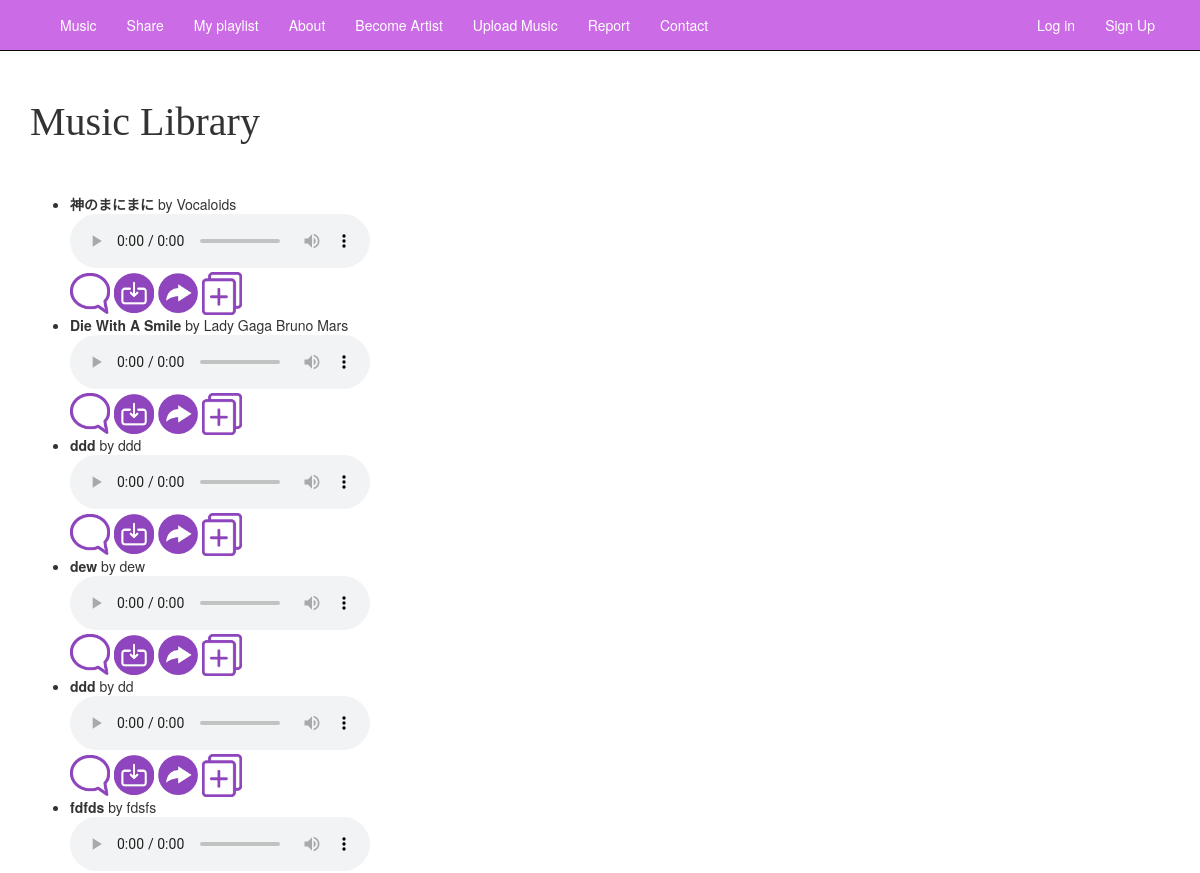
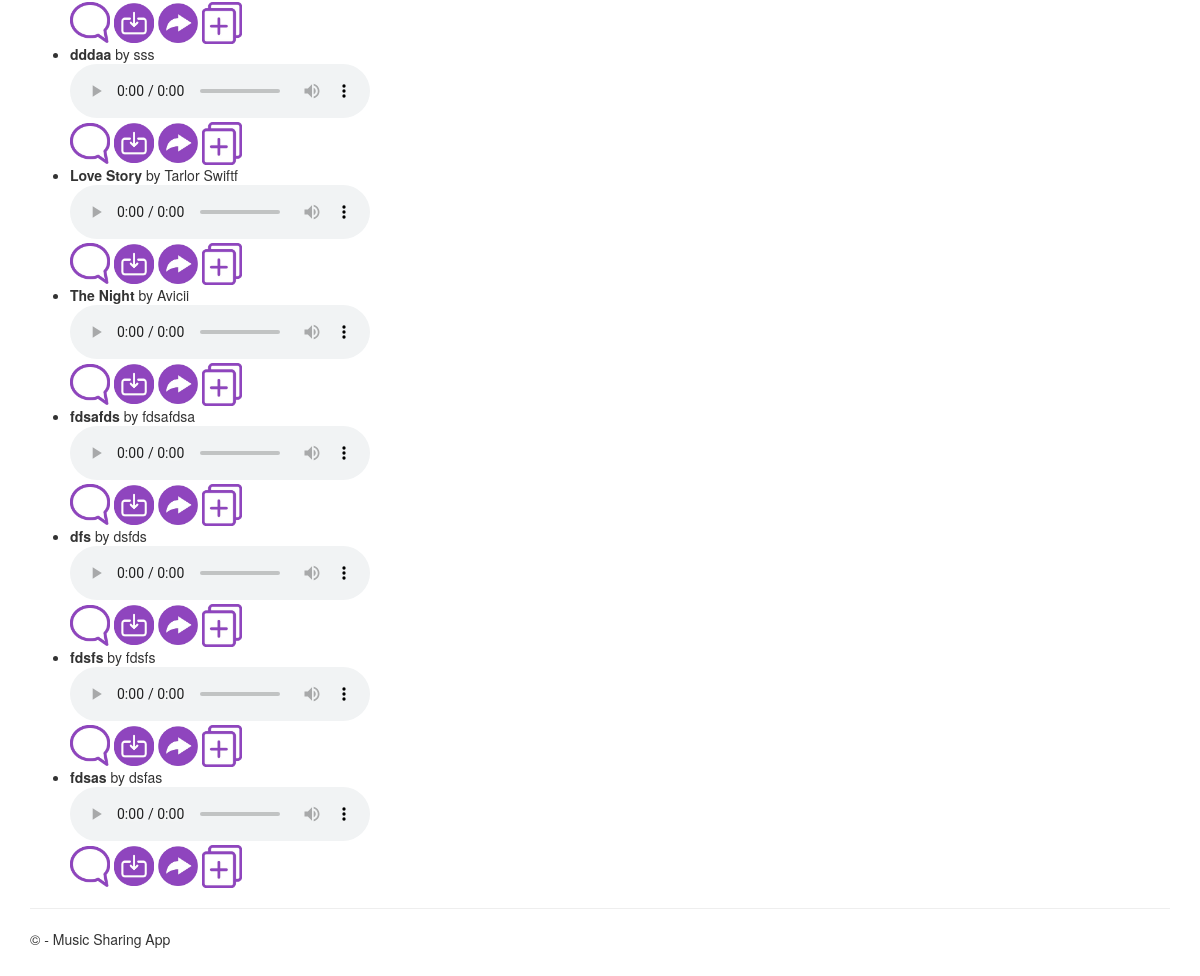
The app's page /music/ with its own data (2 pictures, top to bottom).
### app/models.py (models this page shows, shortened)
class UploadedMusic(models.Model):
    title = models.CharField(max_length=255)
    artist = models.CharField(max_length=255)
    description = models.TextField(max_length=600)
    publication_date = models.DateField()
    music_file = models.FileField(upload_to = 'music/', null = True, blank = True)
    class Meta:
        db_table ='UploadedMusic'

### app/views.py (the view)
# urls.py: path('music/', views.music_list, name='music_list'),
def music_list(request):
    music_files = UploadedMusic.objects.all()
    return render(request, 'app/music_list.html', {'music_files': music_files})

### app/templates/app/music_list.html (shortened to what this page needs)
{% extends "app/layout.html" %}
{% block content %}
{% load static %}
<h2>Music Library</h2>
<ul>
    {% for music in music_files %}
    <li>
        <strong>{{ music.title }}</strong> by {{ music.artist }}
        <br>
        <audio controls>
            <source src="{{ music.music_file.url }}" type="audio/mpeg">
        </audio>
        <br>
        <a href="{% url 'put_comment' music.id %}">
            <img src="{% static 'app/images/comment.png' %}" alt="Comment" width="40">
        </a>
        <a href="{{ music.music_file.url }}" download="{{ music.title }}.mp3">
            <img src="{% static 'app/images/download.png' %}" alt="Download" width="40">
        </a>
        <a href="{% url 'share_music' music.id %}">
            <img src="{% static 'app/images/share.png' %}" alt="Share" width="40">
        </a>
        <a href="{% url 'add_to_playlist' music.id %}">
            <img src="{% static 'app/images/playlist.png' %}" alt="Add to Playlist" width="40">
        </a>
    </li>
    {% endfor %}
</ul>
{% endblock %}

### app/templates/app/layout.html (shortened to what this page needs)
<!DOCTYPE html>
<html>
<head>
    {% load static %}
    <link rel="stylesheet" type="text/css" href="{% static 'app/content/bootstrap.min.css' %}" />
    <link rel="stylesheet" type="text/css" href="{% static 'app/content/site.css' %}" />
    <div class="navbar navbar-inverse navbar-fixed-top">
        <div class="container">
            <div class="navbar-header">
                <a href="/" class="navbar-brand">{{ user.username }}</a>
            </div>
            <div class="navbar-collapse collapse">
                <ul class="nav navbar-nav">
                    <li><a href="{% url 'music_list' %}">Music</a></li>
                    <li><a href="{% url 'shared_music_list' %}">Share</a></li>
                    <li><a href="{% url 'playlist_list' %}">My playlist</a></li>
                    <li><a href="{% url 'about' %}">About</a></li>
                    <li><a href="{% url 'registerArtist' %}">Become Artist</a></li>
                    <li><a href="{% url 'upload' %}">Upload Music</a></li>
                    <li><a href="{% url 'bug_report' %}">Report</a></li>
                    <li><a href="{% url 'contact' %}">Contact</a></li>
                </ul>
                {% include 'app/loginpartial.html' %}
             </div>
        </div>
    </div>
    <div class="container body-content">
        {% block content %}{% endblock %}
        <hr/>
        <footer>
            <p>&copy; {{ year }} - Music Sharing App</p>
        </footer>
    </div>
</body>
</html>

### app/templates/app/loginpartial.html
{% if user.is_authenticated %}
<form id="logoutForm" action="/logout" method="post" class="navbar-right">
    {% csrf_token %}
    <ul class="nav navbar-nav navbar-right">
        <li><a href="javascript:document.getElementById('logoutForm').submit()">Log Out</a></li>
        <li><a href="{% url 'delete_acc' %}">Delete Account</a></li>
    </ul>
</form>
{% else %}
<ul class="nav navbar-nav navbar-right">
    <li><a href="{% url 'login' %}">Log in</a></li>
    <li><a href="{% url 'signup' %}">Sign Up</a></li>
</ul>
{% endif %}

### app/static/app/content/site.css (style rules this page uses)
.body-content { padding-left: 15px; padding-right: 15px; }

### app/templates/app/layout.html (style rules this page uses)
.navbar-inverse { background-color: rgb(203, 108, 230) !important; border-color: #c70039; }
.navbar-inverse .navbar-brand, .navbar-inverse .navbar-nav > li > a { color: white !important; }

### app/templates/app/music_list.html (style rules this page uses)
h2 { margin-top: 50px; margin-bottom: 50px; font-family: "Arial Black", serif; font-size: 40px; }

### records on screen
UploadedMusic: title "神のまにまに", artist "Vocaloids"
UploadedMusic: title "Die With A Smile", artist "Lady Gaga Bruno Mars"
UploadedMusic: title "ddd", artist "ddd"
UploadedMusic: title "dew", artist "dew"
UploadedMusic: title "ddd", artist "dd"
UploadedMusic: title "fdfds", artist "fdsfs"
UploadedMusic: title "dddaa", artist "sss"
UploadedMusic: title "Love Story", artist "Tarlor Swiftf"
UploadedMusic: title "The Night", artist "Avicii"
UploadedMusic: title "fdsafds", artist "fdsafdsa"
UploadedMusic: title "dfs", artist "dsfds"
UploadedMusic: title "fdsfs", artist "fdsfs"
UploadedMusic: title "fdsas", artist "dsfas"
